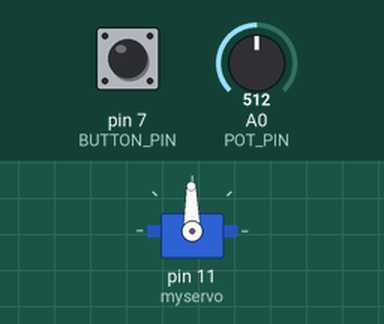
This sketch was run on a simulated Arduino Uno, built with avr-gcc and run on an emulated ATmega328P. On the bench: servo. Inputs (shaded band) come from the test bench; at power-on: A0 (POT_PIN) = 512, pin 7 (BUTTON_PIN) HIGH. What the sketch prints to the serial monitor is not drawn.

Above: at 1.2 s.
1.3 s: A0 (POT_PIN) set to 716
At 1.6 s:
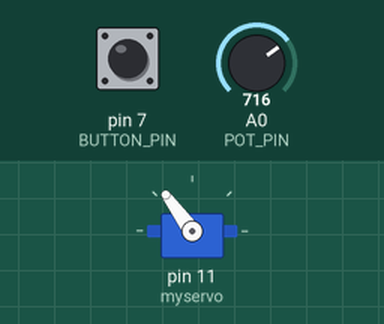
2.8 s: A0 (POT_PIN) set to 900
At 4.0 s:
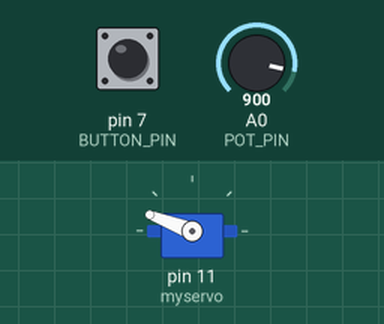
4.3 s: A0 (POT_PIN) set to 1023
At 5.4 s:
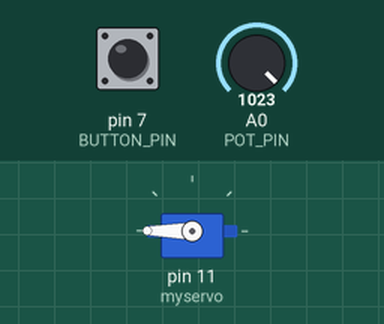
5.8 s: A0 (POT_PIN) set to 306
At 6.7 s:
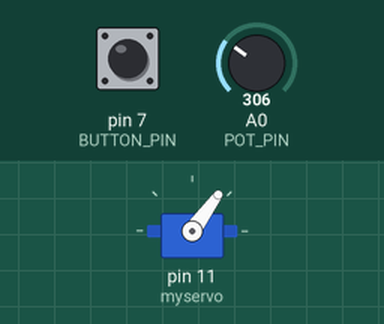
7.3 s: A0 (POT_PIN) set to 122
At 8.0 s:
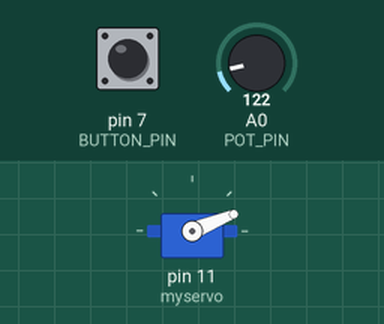
Timing chart, 0 to 9.8 s (numbered marks = the images above; inputs shaded):
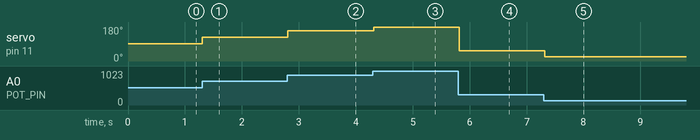

The sketch:

main.ino
```cpp
#include <Servo.h>  // add servo library
Servo myservo;
int val;

#define POT_PIN 0
#define POWER_PIN 12
#define BUTTON_PIN 7

byte lastButtonState = LOW;
byte powerState = LOW;

unsigned long debounceDuration = 50; // millis
unsigned long lastTimeButtonStateChanged = 0;

void setup() {
  Serial.begin(9600);

  myservo.attach(11);
  pinMode(POT_PIN, OUTPUT);
  pinMode(BUTTON_PIN, INPUT_PULLUP);
  pinMode(POWER_PIN, OUTPUT);
}

void loop() {
  if (millis() - lastTimeButtonStateChanged > debounceDuration) {
    byte buttonState = digitalRead(BUTTON_PIN);
    if (buttonState != lastButtonState) {
      lastTimeButtonStateChanged = millis();
      lastButtonState = buttonState;
      if (buttonState == LOW) {
        powerState = (powerState == HIGH) ? LOW: HIGH;
        Serial.println(powerState);
        if (powerState == 0){digitalWrite(POWER_PIN, LOW);};
        if (powerState == 1){digitalWrite(POWER_PIN, HIGH);};
      }
    }
  }
  val = analogRead(POT_PIN);
  val = map(val, 1023, 0, 180, 0);
  myservo.write(val);
  delay(100);
  Serial.println(powerState);
}
```

Measured:
- after the input at 1.3 s, servo on pin 11 (myservo): 91° → 126° at once
- after the input at 2.8 s, servo on pin 11 (myservo): 126° → 159° at once
- after the input at 4.3 s, servo on pin 11 (myservo): 159° → 180° at once
- after the input at 5.8 s, servo on pin 11 (myservo): 180° → 54° at once
- after the input at 7.3 s, servo on pin 11 (myservo): 54° → 22° at once
